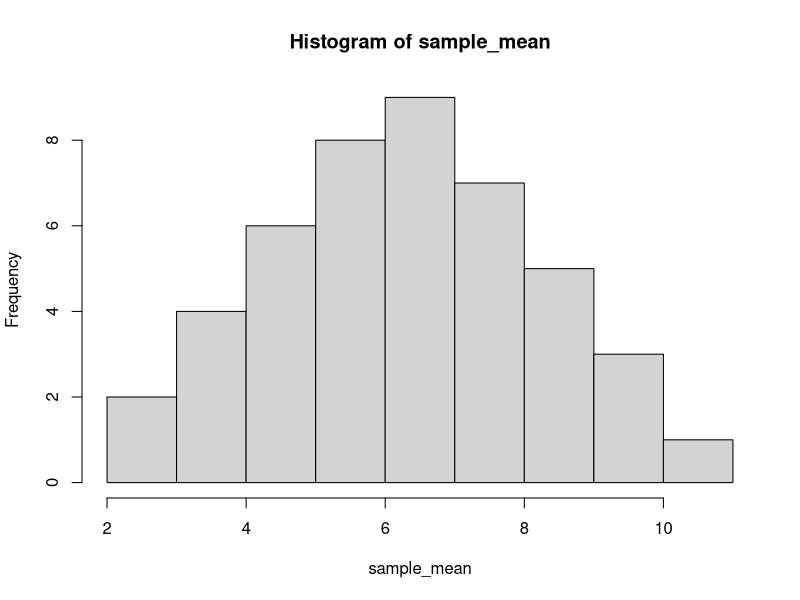
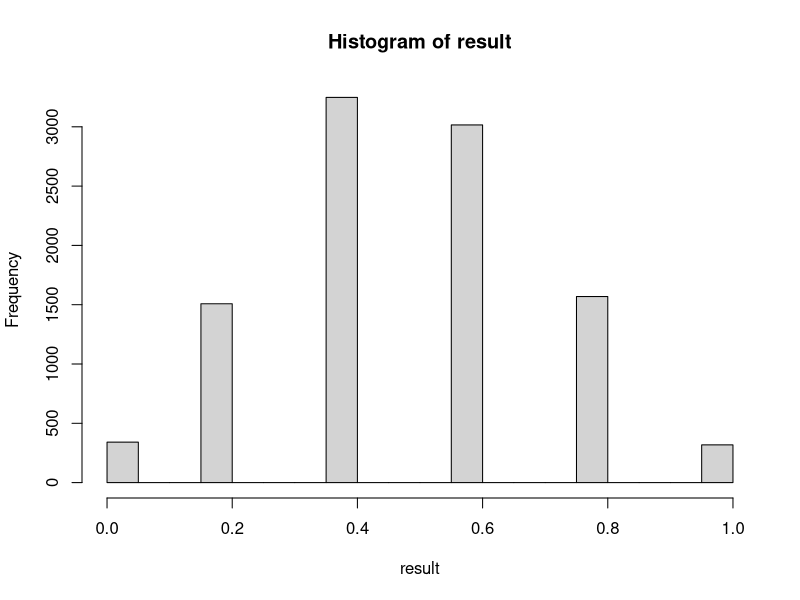
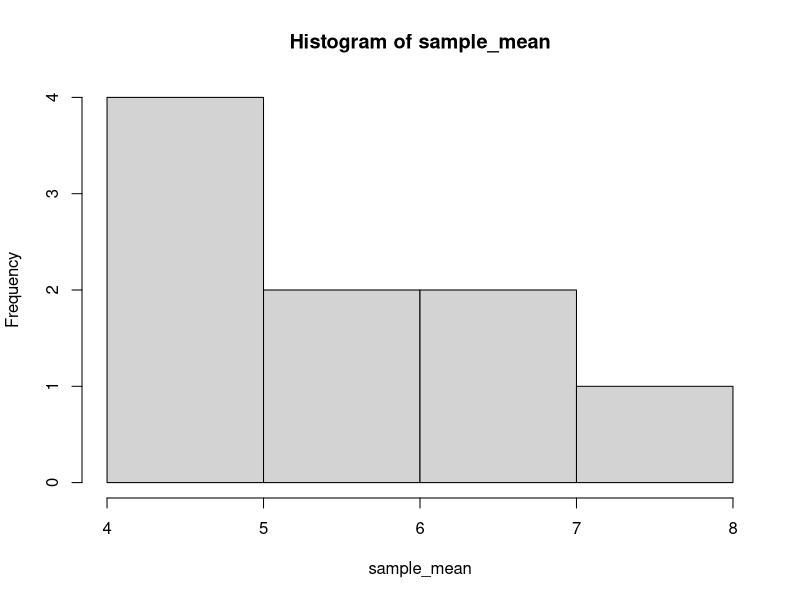

Write the R code that produced these figures, in order.
####Example: Consider the following population 2,3,4,5,6,7,8,9,10,11.
population = c(2,3,4,5,6,7,8,9,10,11)

#Find all possible samples of size 2
samples = t(combn(population,2) )

#Find the mean for each sample
sample_mean = (samples[,1]+samples[,2])/2

#Plot the graph
hist(sample_mean)


####Example: Roll a die 5 times and find the proportion of odd numbers (1 or 3 or 5). What do we know about the behavior of all sample proportions that are generated as this process continues indefinitely?
dice = sample(1:6,5,replace=T)
mean(dice %in% c(1,3,5))

#Run this process 10,000 times
result = c()
for(rep in 1:10000){
  #Sample
  dice = sample(1:6,5,replace=T)
  #Store the result
  result[rep] = mean(dice %in% c(1,3,5))
}
#Plot the histogram
hist(result)


#### Example:  Consider a population of children in a family such that the ages are $\{4,5,8\}$. What do we know about the behavior of all sample means from a sample of size 2 that are generated as this process ?
#Find all possible samples of size 2
samples = expand.grid(rep(list(c(4,5,8)), 2))
#Find the mean for each sample
sample_mean = (samples[,1]+samples[,2])/2
#Plot the graph
hist(sample_mean)



#Exact probability
1-pbinom(14,100,0.2)

#Normal Approximation (no CC)
1-pnorm(-6/4)

#Normal Approximation(with CC)
1-pnorm(-1.375)






